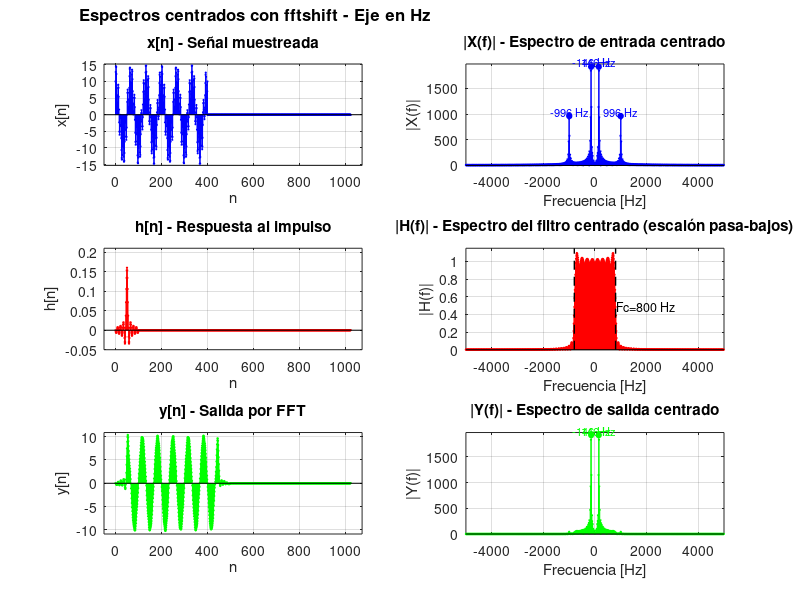

The MATLAB script that drew this image:
# Limpiar variables, ventanas y consola
clear all; close all; clc;

# Parámetros de muestreo
delta_t = 0.0001;
Nx = 401; %cant muestras señal x
Fc = 800; %frec corte para h
Nh = 101; %cant muestras señal h

# Tiempo discreto para x[n]
t = 0:delta_t:(Nx-1)*delta_t; %tiempoInicio: avance : tiempoFin
x = 10 * cos(2*pi*150*t) + 5 * sin(2*pi*1000*t);
nx = 0:Nx-1;

# Tiempo discreto para h[n] centrada en n=0
n_medio = floor(Nh/2); % =50
nh = -n_medio:n_medio; %desde -50 : hasta 50
h = 2*Fc*delta_t*sinc(2*Fc*delta_t*nh);

# Longitud mínima de la convolucion
Ny = Nx + Nh - 1;
Nfft = 1024; %N = 2^r -> longitud del vector conv

# Completar con ceros (zeros padding) los vectores de x[n] y h[n]
x_pad = [x, zeros(1, Nfft - Nx)]; %senal x + ceros
h_pad = [h, zeros(1, Nfft - Nh)];

# FFT de x[n] y h[n]
X = fft(x_pad);
H = fft(h_pad);

# Convolución por propiedad de la FFT
% "conv en el tiempo es multiplicacion en la Frec"
Y = X .* H; %multiplicacion punto a punto
y_fft = (ifft(Y));

# Nuevo eje de tiempo y de frecuencia
ny = 0:Nfft-1;
k = 0: Nfft-1;

# Valor máximo para escalar todos los gráficos
valor_maximo1 = max(abs(y_fft)) + 0.5;
valor_maximo2 = max(abs(x)) + 0.5;
valor_maximo3 = max(abs(h)) + 0.05;
valor_maximo_fft = max([abs(X), abs(Y)]) + 50;
margen = 50;

# Crear ventana
figure();


%-------------------------------Graficos en el tiempo---------------------------------%
# x[n]
subplot(3,2,1);
stem(ny, x_pad, 'filled', 'b', 'LineWidth', 0.2, 'MarkerSize', 1);
xlim([-margen Nfft-1+margen]);
ylim([-valor_maximo2 valor_maximo2]);
title('x[n] - Señal muestreada');
xlabel('n'); ylabel('x[n]');
grid on;

# h[n]
subplot(3,2,3);
stem(ny, h_pad, 'filled', 'r', 'LineWidth', 0.2, 'MarkerSize', 1);
xlim([-margen Nfft-1+margen]);
ylim([-0.05 valor_maximo3]);
title('h[n] - Respuesta al impulso');
xlabel('n'); ylabel('h[n]');
grid on;

# y[n] - salida
subplot(3,2,5);
stem(ny, y_fft, 'filled', 'g', 'LineWidth', 0.2, 'MarkerSize', 1);
xlim([-margen Nfft-1+margen]);
ylim([-valor_maximo1 valor_maximo1]);
title('y[n] - Salida por FFT');
xlabel('n'); ylabel('y[n]');
grid on;





%-------------------------------Graficos en frecuencia---------------------------------%

%% FIGURA ADICIONAL: Espectros centrados en frecuencia (Hz)
Fs = 1/delta_t; % Frecuencia de muestreo en Hz
f = (-Nfft/2:Nfft/2-1) * (Fs/Nfft); % Eje de frecuencia centrado en Hz

% Centrar espectros con fftshift
Xc = fftshift(X);
Hc = fftshift(H);
Yc = fftshift(Y);

# |X[k]| (espectro discreto)
subplot(3,2,2);
stem(f, abs(Xc), 'filled', 'b', 'LineWidth', 0.2, 'MarkerSize', 1);
xlim([-Fs/2 Fs/2]); ylim([0 valor_maximo_fft]);
title('|X(f)| - Espectro de entrada centrado');
xlabel('Frecuencia [Hz]'); ylabel('|X(f)|'); grid on;
% Anotar picos principales en X: ±150 Hz y ±1000 Hz
hold on;
frecsX = [150, 1000];
ymaxX = max(abs(Xc));
for f0 = frecsX
    [~, ip] = min(abs(f - f0));
    [~, in] = min(abs(f + f0));
    plot(f(ip), abs(Xc(ip)), 'bo', 'MarkerFaceColor', 'b', 'MarkerSize', 4);
    plot(f(in), abs(Xc(in)), 'bo', 'MarkerFaceColor', 'b', 'MarkerSize', 4);
    text(f(ip), abs(Xc(ip)) + 0.05*ymaxX, sprintf('%.0f Hz', f(ip)), 'Color', 'b', 'HorizontalAlignment', 'center', 'FontSize', 8);
    text(f(in), abs(Xc(in)) + 0.05*ymaxX, sprintf('%.0f Hz', f(in)), 'Color', 'b', 'HorizontalAlignment', 'center', 'FontSize', 8);
end
hold off;

# |H[k]| (espectro discreto)
subplot(3,2,4);
stem(f, abs(Hc), 'filled', 'r', 'LineWidth', 0.2, 'MarkerSize', 1);
xlim([-Fs/2 Fs/2]); ylim([0 1.15]);
title('|H(f)| - Espectro del filtro centrado (escalón pasa-bajos)');
xlabel('Frecuencia [Hz]'); ylabel('|H(f)|'); grid on;
hold on;
plot([Fc Fc], [0 1.15], 'k--', 'LineWidth', 1);
plot([-Fc -Fc], [0 1.15], 'k--', 'LineWidth', 1);
text(Fc+50, 0.5, sprintf('Fc=%d Hz', Fc), 'FontSize', 9);
hold off;

# |Y[k]| (espectro discreto)
subplot(3,2,6);
stem(f, abs(Yc), 'filled', 'g', 'LineWidth', 0.2, 'MarkerSize', 1);
xlim([-Fs/2 Fs/2]); ylim([0 valor_maximo_fft]);
title('|Y(f)| - Espectro de salida centrado');
xlabel('Frecuencia [Hz]'); ylabel('|Y(f)|'); grid on;
% Anotar picos que permanecen en Y (después del filtrado): ±150 Hz
hold on;
frecsY = [150];
ymaxY = max(abs(Yc));
for f0 = frecsY
    [~, ip] = min(abs(f - f0));
    [~, in] = min(abs(f + f0));
    plot(f(ip), abs(Yc(ip)), 'go', 'MarkerFaceColor', 'g', 'MarkerSize', 4);
    plot(f(in), abs(Yc(in)), 'go', 'MarkerFaceColor', 'g', 'MarkerSize', 4);
    text(f(ip), abs(Yc(ip)) + 0.05*ymaxY, sprintf('%.0f Hz', f(ip)), 'Color', 'g', 'HorizontalAlignment', 'center', 'FontSize', 8);
    text(f(in), abs(Yc(in)) + 0.05*ymaxY, sprintf('%.0f Hz', f(in)), 'Color', 'g', 'HorizontalAlignment', 'center', 'FontSize', 8);
end
hold off;

annotation('textbox', [0.1, 0.96, 0.8, 0.04], ...
    'String', 'Espectros centrados con fftshift - Eje en Hz', ...
    'EdgeColor', 'none', 'HorizontalAlignment', 'center', ...
    'FontSize', 12, 'FontWeight', 'bold');

